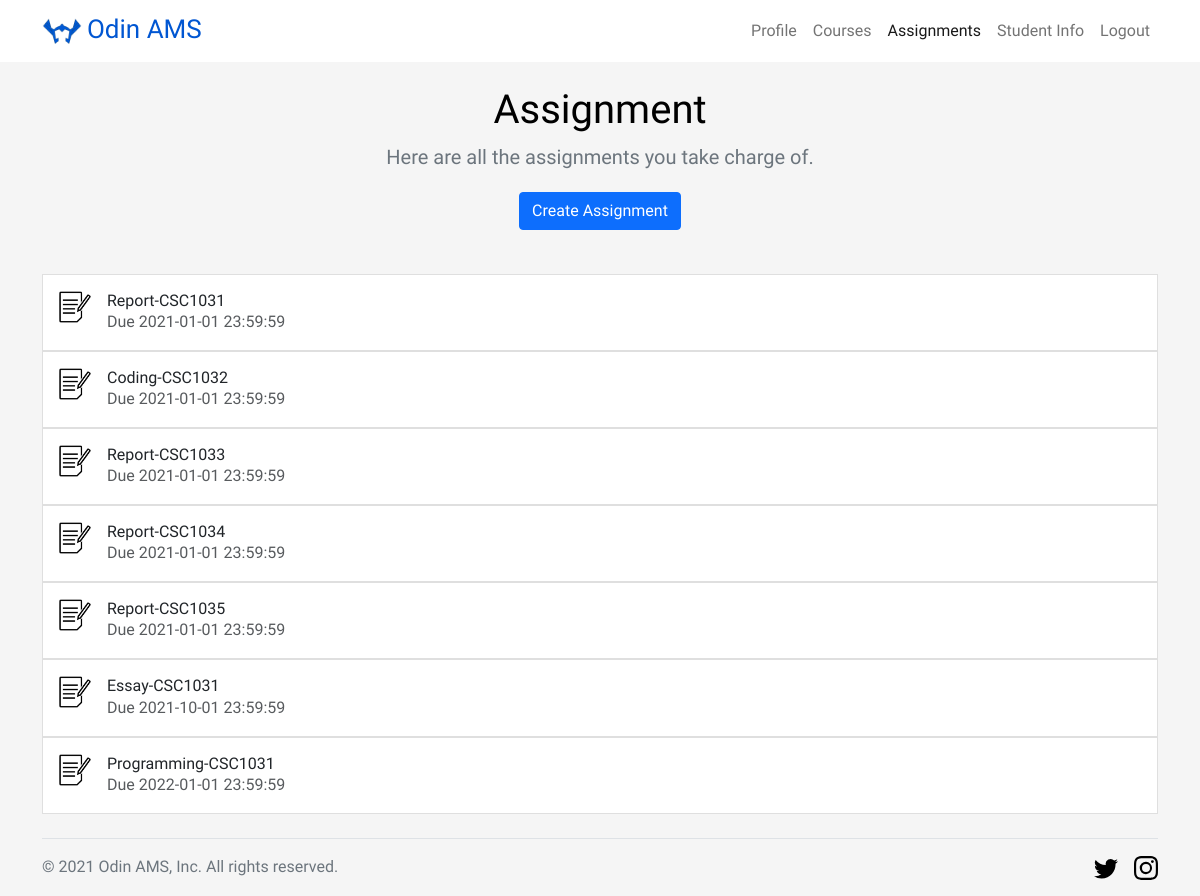
Screenshot of /assignments (signed in) with the database file from the repository.
### models.py (models this page shows, shortened)
class Assignment(db.Model):
    __tablename__ = 'Assignment'
    AID = db.Column(db.Integer, primary_key=True)
    assignmentName = db.Column(db.String(50), nullable=False)
    description = db.Column(db.String(100), nullable=False)
    deadline = db.Column(db.DateTime, nullable=False)
    doc_name = db.Column(db.String(50), nullable=False)
    doc_path = db.Column(db.String(200), nullable=False)
    CID = db.Column(db.String(15), db.ForeignKey(Course.CID), nullable=False)

### assignments/views.py (the view)
@assignments_blueprint.route('/assignments')
@login_required
@requires_roles('teacher', 'student')
def assignments():
    role = current_user.role
    assignments = []
    if role == "teacher":
        create = Create.query.filter_by(email=current_user.email).all()
        for c in create:
            assignments.append(Assignment.query.filter_by(AID=c.AID).first())
    else:
        take = Take.query.filter_by(email=current_user.email).all()
        for t in take:
            assignments.append(Assignment.query.filter_by(AID=t.AID).first())
    assignments.sort(key=deadlineValue)
    return render_template('assignment.html', assignments=assignments, role=role)

### app.py (called while the page is built)
def login_required(func):
    @wraps(func)
    def decorated_view(*args, **kwargs):
        if request.method in EXEMPT_METHODS:
            return func(*args, **kwargs)
        elif not current_user.is_authenticated:
            logging.warning('SECURITY - Anonymous invalid access| | |%s', request.remote_addr)
            return current_app.login_manager.unauthorized() and render_template('errors/403.html')
        return func(*args, **kwargs)
    return decorated_view

def requires_roles(*roles):
    def wrapper(f):
        @wraps(f)
        def wrapped(*args, **kwargs):
            if not current_user.is_authenticated:
                return f(*args, **kwargs)
            elif current_user.role not in roles:
                logging.warning('SECURITY - UNAUTHORISED ACCESS ATTEMPT|%s|%s|%s',
                                current_user.UID,
                                current_user.email,
                                request.remote_addr)
                return render_template('errors/403.html')
            return f(*args, **kwargs)
        return wrapped
    return wrapper

    @login_manager.user_loader
    def load_user(email):
        return User.query.get(email)

### assignments/views.py (called while the page is built)
def deadlineValue(a):
    return a.deadline

### templates/assignment.html (shortened to what this page needs)
<!DOCTYPE html>
<html>
<head>
    <link rel="stylesheet" href="{{ url_for('static',filename='css/bootstrap.min.css') }}">
    <link rel="stylesheet" href="{{ url_for('static',filename='css/base.css') }}">
</head>
<body>
	<header>
		<nav id="header-nav" class="navbar navbar-expand-lg navbar-light">
			<div class="container">
				<a class="navbar-brand" href="{{ url_for('users.welcome') }}">
					<img src="../static/image/logo.png" alt="Logo" width="40" height="37.6" class="d-inline-block align-text-center">
					<span>Odin AMS</span>
				</a>
		        <div id="navbarSupportedContent" class="collapse navbar-collapse">
		           <ul class="navbar-nav ms-auto mb-2 mb-lg-0">
			        	<li class="nav-item">
			            	<a class="nav-link" href="{{ url_for('users.profile') }}"><span>Profile</span></a>
			            </li>
			            <li class="nav-item">
			            	<a class="nav-link" href="{{ url_for('courses.courses') }}"><span>Courses</span></a>
			            </li>
			            <li class="nav-item">
			            	<a class="nav-link active" href="{{ url_for('assignments.assignments') }}"><span>Assignments</span></a>
			            </li>
                       {% if role == 'teacher' %}
			            <li class="nav-item">
			            	<a class="nav-link" href="{{ url_for('users.student_info') }}"><span>Student Info</span></a>
			            </li>
                       {% endif %}
			            <li class="nav-item">
			            	<a class="nav-link" href="{{ url_for('users.logout') }}"><span>Logout</span></a>
			            </li>
		          	</ul>
		        </div>
			</div>
		</nav>
	</header>
	<div id="page-container">
		<section class="text-center container">
    		<div class="row py-4">
      			<div class="col-lg-6 col-md-8 mx-auto">
			        <h1 class="fw-light">Assignment</h1>
                    {% if role == 'teacher' %}
			        <p class="lead text-muted">Here are all the assignments you take charge of.</p>
			        <p>
		          	<a href="{{ url_for('assignments.create_assignment') }}" class="btn btn-primary my-1">Create Assignment</a>
        			</p>
                    {% else %}
                    <p class="lead text-muted">Here are all the assignments you take.</p>
                        <a href="{{ url_for('assignments.upload_answer') }}" class="btn btn-primary my-1">Submit Answer</a>
                    {% endif %}
      			</div>
    		</div>
  		</section>
        <div class="container" style="padding-bottom: 3rem">
            {% if assignments %}
                <div class="list-group">
                    {% for assignment in assignments %}
                        {% if role == 'teacher' %}
                        <form id="assignment-detail{{ loop.index }}" method="POST" action="/assignments/detail">
                        {% else %}
                        <form id="assignment-detail{{ loop.index }}" method="POST" action="/assignments/content">
                        {% endif %}
                          <a href="#" class="list-group-item list-group-item-action d-flex gap-3 py-3" onclick="document.getElementById('assignment-detail{{ loop.index }}').submit();">
                            <img src="../static/image/assignment-logo.png" alt="assignment" width="32" height="32" class="d-inline-block align-text-center">
                            <div class="d-flex gap-2 w-100 justify-content-between">
                              <div>
                                <h6 class="mb-0">{{ assignment.assignmentName }}<span>-</span>{{ assignment.CID }}</h6>
                                <p class="mb-0 opacity-75">Due {{ assignment.deadline }}</p>
                              </div>
                            </div>
                          </a>
                        </form>
                    {% endfor %}
                </div>
            {% else %}
                <p>You don't have any assignments currently.</p>
            {% endif %}
        </div>
		<footer>
			<div class="container">
				<div class="d-flex flex-wrap justify-content-between align-items-center py-3 my-4 border-top">
					<div class="col-md-4 d-flex align-items-center">
	      				<span class="text-muted">&copy; 2021 Odin AMS, Inc. All rights reserved.</span>
	   				</div>
	    			<ul class="nav col-md-4 justify-content-end list-unstyled d-flex">
	      				<li class="ms-3"><a class="text-muted" href="https://twitter.com/UniofNewcastle?ref_src=twsrc%5Egoogle%7Ctwcamp%5Eserp%7Ctwgr%5Eauthor" target="_blank"><svg class="bi" width="24" height="24"><use xlink:href="#twitter"/></svg></a></li>
	      				<li class="ms-3"><a class="text-muted" href="https://www.instagram.com/hadjshell/" target="_blank"><svg class="bi" width="24" height="24"><use xlink:href="#instagram"/></svg></a></li>
	    			</ul>
				</div>
			</div>
		</footer>
	</div>
</body>
</html>

### static/css/base.css (style rules this page uses)
body { font-size: 16px; font-family: 'Readex Pro', sans-serif; background: #f5f5f5; color: black; }
#page-container { position: relative; min-height: 85vh; }
#header-nav { background: white; padding: 5px; }
.navbar-brand span { font-size: 1.3em; color: #0056d2; }
footer { position: absolute; bottom: 0; width: 100%; height: 3rem; }

### rows the page displays
Assignment: assignmentName "Report", CID "CSC1031", deadline "2021-01-01 23:59:59"
Assignment: assignmentName "Coding", CID "CSC1032", deadline "2021-01-01 23:59:59"
Assignment: assignmentName "Report", CID "CSC1033", deadline "2021-01-01 23:59:59"
Assignment: assignmentName "Report", CID "CSC1034", deadline "2021-01-01 23:59:59"
Assignment: assignmentName "Report", CID "CSC1035", deadline "2021-01-01 23:59:59"
Assignment: assignmentName "Essay", CID "CSC1031", deadline "2021-10-01 23:59:59"
Assignment: assignmentName "Programming", CID "CSC1031", deadline "2022-01-01 23:59:59"
